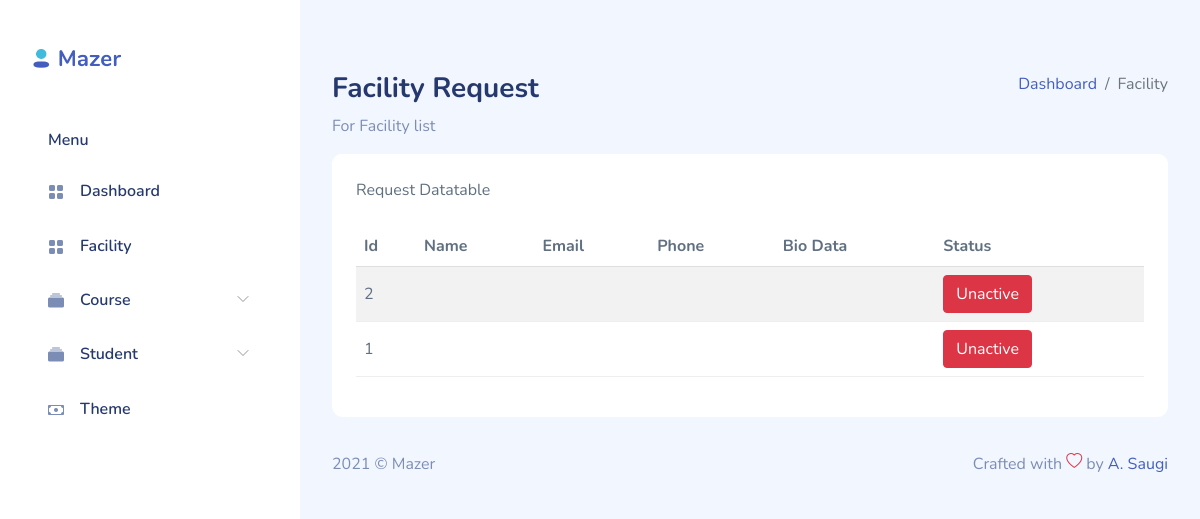
The page /admin/facilityreq.php on the database as committed earlier.
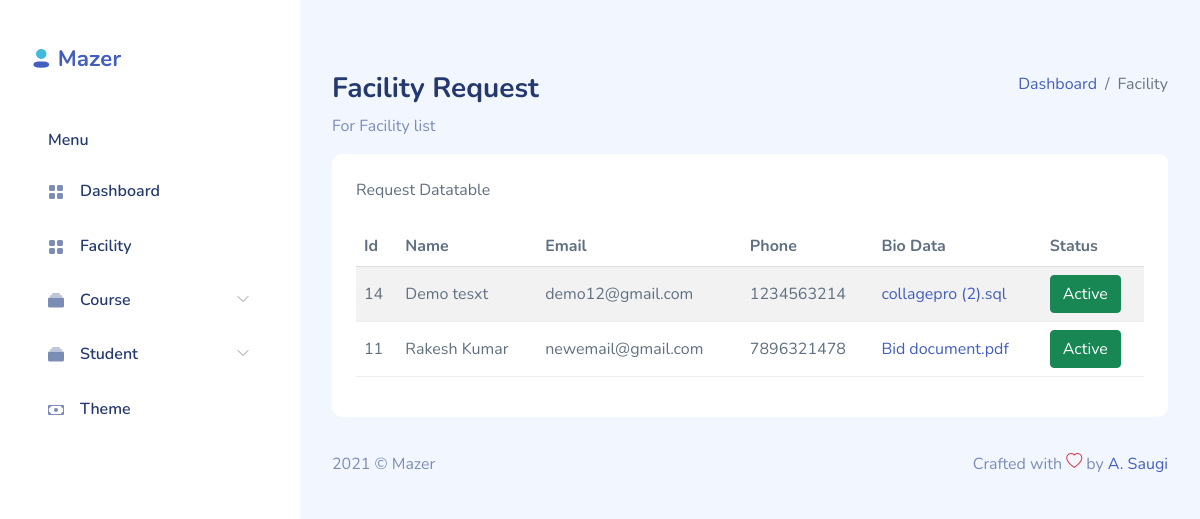
The same page on the database as committed later.
### tables this page shows
CREATE TABLE `facility` (
  `id` int(11) NOT NULL,
  `email` varchar(50) NOT NULL,
  `password` varchar(50) NOT NULL,
  `profile` varchar(50) NOT NULL,
  `name` varchar(60) NOT NULL,
  `biodata` varchar(200) NOT NULL,
  `mobile` varchar(50) NOT NULL,
  `status` tinyint(4) NOT NULL DEFAULT 0
);

### function.inc.php (called while the page is built, shortened)
<?php
function ShowData($tabelname){
  $sql = "SELECT * FROM $tabelname ORDER BY id DESC";
  $result = mysqli_query($GLOBALS['conn'],$sql);
  return $result;
}

### admin/facilityreq.php (the view, shortened to what this page needs)
<?php include_once('header.php');
?>
<div id="main">
    <div class="page-heading">
        <div class="page-title">
            <div class="row">
                <div class="col-12 col-md-6 order-md-1 order-last">
                    <h3>Facility Request</h3>
                    <p class="text-subtitle text-muted">For Facility list</p>
                </div>
                <div class="col-12 col-md-6 order-md-2 order-first">
                    <nav aria-label="breadcrumb" class="breadcrumb-header float-start float-lg-end">
                        <ol class="breadcrumb">
                            <li class="breadcrumb-item"><a href="index.php">Dashboard</a></li>
                            <li class="breadcrumb-item active" aria-current="page">Facility</li>
                        </ol>
                    </nav>
                </div>
            </div>
        </div>
        <section class="section">
            <div class="card">
                <div class="card-header">
                    Request Datatable
                </div>
                <div class="card-body">
                    <table class="table table-striped" id="table1">
                        <thead>
                            <tr>
                                <th>Id</th>
                                <th>Name</th>
                                <th>Email</th>
                                <th>Phone</th>
                                <th>Bio Data</th>
                                <th>Status</th>
                            </tr>
                        </thead>
                        <tbody>
                            <?php $result = ShowData('facility');
                                          while($data = mysqli_fetch_assoc($result)){
                                    ?>
                            <tr>
                                <td><?php echo$data['id'];?></td>
                                <td><?php echo $data['name'];?></td>
                                <td><?php echo $data['email'];?></td>
                                <td><?php echo $data['mobile'];?></td>
                                <td><a href="../upload/facility/<?php echo $data['biodata']; ?>" target="_blank">
                                        <?php echo $data['biodata'];?></a></td>
                                <td>
                                    <?php
                                            if($data['status']){?>
                                    <a href="status.php?id=<?php echo $data['id'];?>" class="btn btn-success">Active</a>
                                    <?php }
                                            else{ ?>
                                                <a href="status.php?id=<?php echo $data['id'];?>" class="btn
                                    btn-danger">Unactive</a>
                                 <?php   }
                                    ?>
                                </td>
                            </tr>
                            <?php }?>
                        </tbody>
                    </table>
                </div>
            </div>
        </section>
    </div>
    <?php include_once('footer.php');?>

Rows that differ between the two databases and show on the page:
removed facility: id "2"
removed facility: id "1"
added facility: id "14", name "Demo tesxt", email "demo12@gmail.com", mobile "1234563214", biodata "collagepro (2).sql"
added facility: id "11", name "Rakesh Kumar", email "newemail@gmail.com", mobile "7896321478", biodata "Bid document.pdf"
